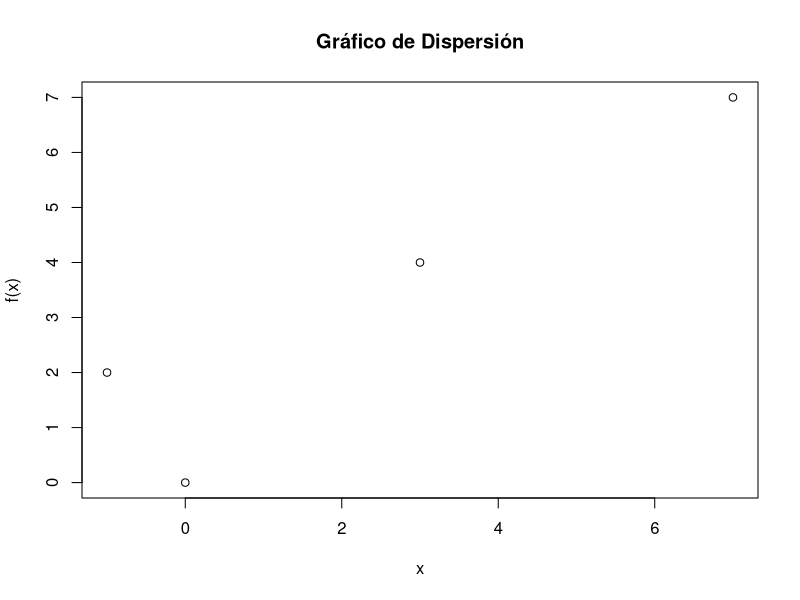

Recreate this plot in R.

ejercicio1 <- read.csv('../Data/ejercicio1.csv')
ejercicio2 <- read.csv('../Data/ejercicio2.csv')
ejercicio3 <- read.csv('../Data/ejercicio3.csv')

best_ecuation <- function(data){
  X <- sum(data$X)
  Y <- sum(data$Y)
  XY <- sum(data$X * data$Y)
  X2 <- sum(data$X * data$X)
  Y2 <- sum(data$Y * data$Y)
  
  SSxy <- XY - (X*Y/length(data$X))
  
  SSx <- X2 - (X*X)/length(data$Y)
  
  b1 <- SSxy/SSx
  
  b0 <- (Y - (b1 * X))/length(data$X)
  
  result <- function(x) {
    return(b0 - b1*x)
  }
  
  return(result)
}

#fit <- lm(Y ~ X, data=data)

#print(summary(fit))

#MC(ejercicio1)

plot(ejercicio1$X,ejercicio1$Y,
     xlab="x",
     ylab="f(x)",main = 'Gráfico de Dispersión')

ecuation1 <-best_ecuation(ejercicio1)

print(ecuation1(1))

